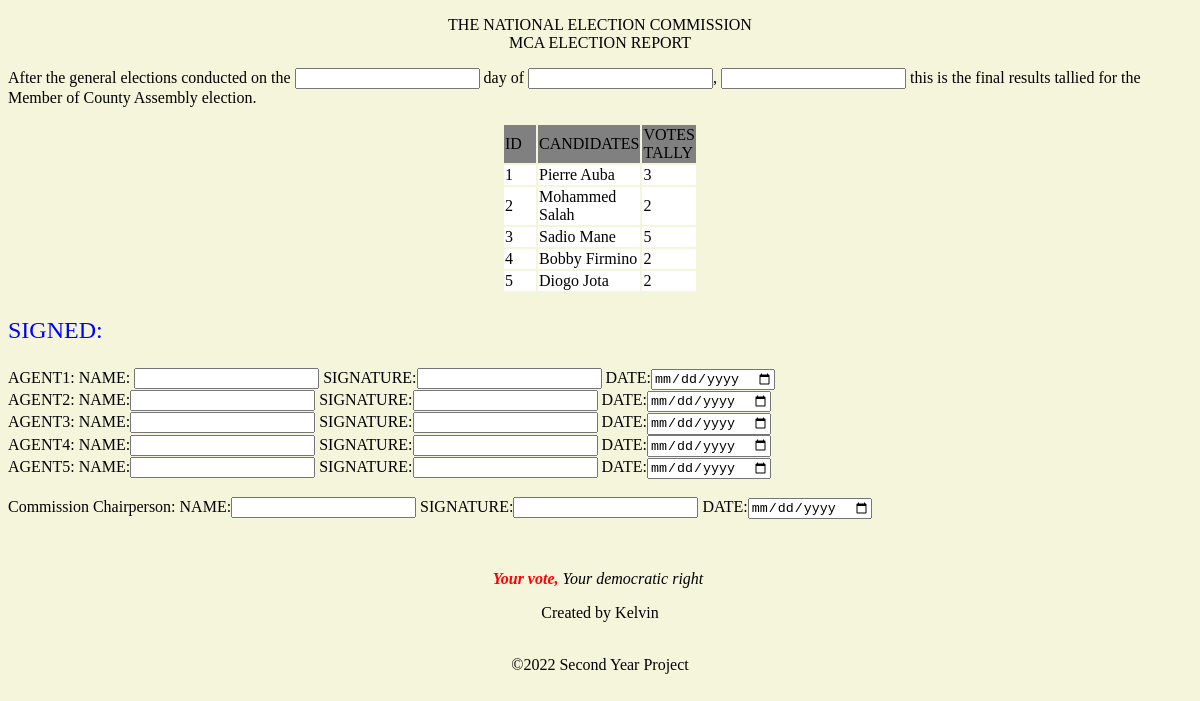
Page /reports/mca.php on the committed database.
### tables this page shows
CREATE TABLE `mca` (
  `candidate_id` int(100) NOT NULL,
  `firstname` varchar(100) NOT NULL,
  `votecount` int(100) NOT NULL
);

### reports/mca.php (the view, shortened to what this page needs)
<!DOCTYPE html>
<html lang="en">
<head>
    <link rel="stylesheet" href="../admin/style.css">
</head>
<body class="profile">
     <center><p>THE NATIONAL ELECTION COMMISSION <br>MCA ELECTION REPORT</p></center>
     <div>
     <p>After the general elections conducted on the <input type="text"> day of <input type="text">, <input type="text"> this is the final results tallied for the Member of County Assembly election.</p>
     <?php
			include "../voter/database.php";
			$member = mysqli_query($con, 'SELECT * FROM mca WHERE candidate_id NOT IN (6)' );
			if (mysqli_num_rows($member)== 0 ) {
				echo '<font color="red">No results found</font>';
			}
			else {
				echo '<center><table><tr bgcolor="grey">
			<td width="30px">ID</td>
			<td width="100px">CANDIDATES</td>
			<td width="30px">VOTES TALLY</td>
			</tr>';
			while($mb=mysqli_fetch_object($member))
					{
						$id=$mb->candidate_id;
						$name=$mb->firstname;
						$vote=$mb->votecount;
						echo '<tr bgcolor="white">';
				echo '<td>'.$id.'</td>';
				echo '<td>'.$name.'</td>';
				echo '<td>'.$vote.'</td>';
				echo "</tr>";
					}
					echo'</table></center>';
				}
			?>
	</div>
<div><p style="color: blue; font-size:x-large">SIGNED:</p></div>
<div>AGENT1: NAME: <input type="text"> SIGNATURE:<input type="text">  DATE:<input type="date"></div>
<div>AGENT2: NAME:<input type="text">  SIGNATURE:<input type="text">  DATE:<input type="date"></div>
<div>AGENT3: NAME:<input type="text">  SIGNATURE:<input type="text">  DATE:<input type="date"></div>
<div>AGENT4: NAME:<input type="text">  SIGNATURE:<input type="text">  DATE:<input type="date"></div>
<div>AGENT5: NAME:<input type="text">  SIGNATURE:<input type="text">  DATE:<input type="date"></div>
<br>
<div>Commission Chairperson: NAME:<input type="text">  SIGNATURE:<input type="text">  DATE:<input type="date"></div>
<br><br>
<div style="margin-top: 15px;">
<?php include "../voter/footer.php" ?>
</body>
</html>

### admin/style.css (style rules this page uses)
.profile { background-image: url("ack.jpg"); background-color: beige; background-repeat: no-repeat; background-size: cover; }

### rows in the picture
mca: candidate_id "1", firstname "Pierre Auba", votecount "3"
mca: candidate_id "2", firstname "Mohammed Salah", votecount "2"
mca: candidate_id "3", firstname "Sadio Mane", votecount "5"
mca: candidate_id "4", firstname "Bobby Firmino", votecount "2"
mca: candidate_id "5", firstname "Diogo Jota", votecount "2"
